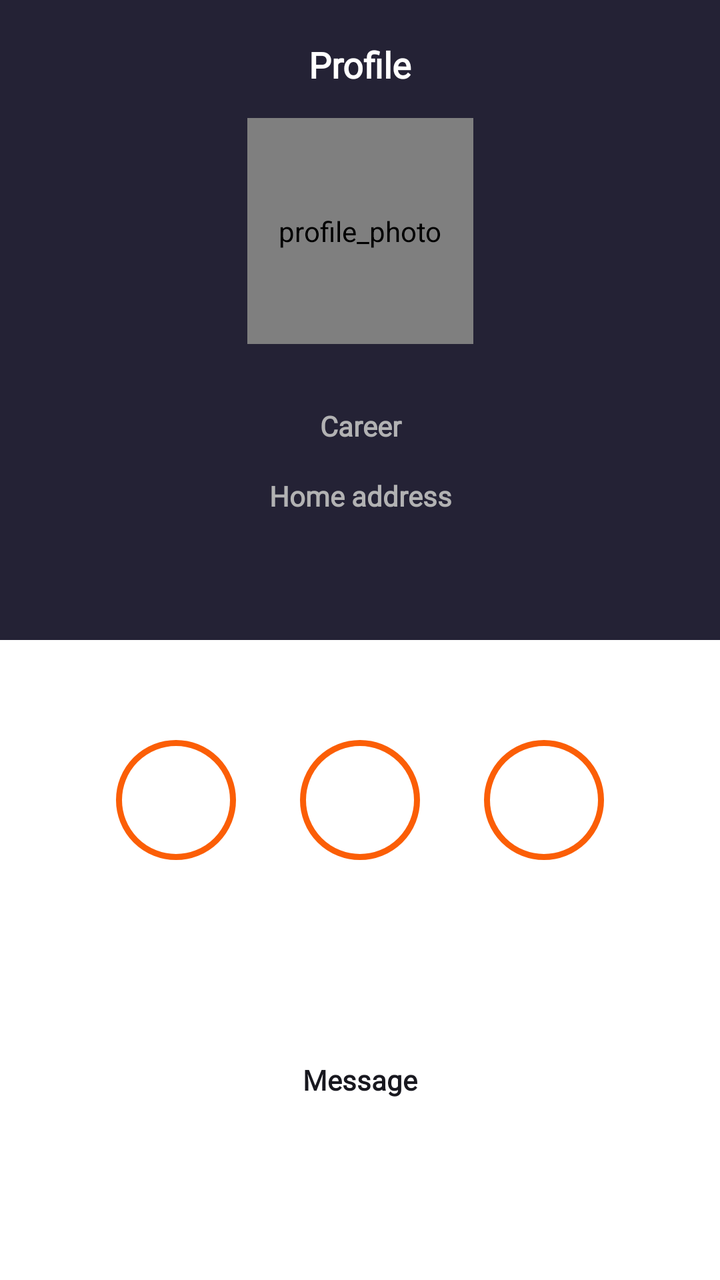
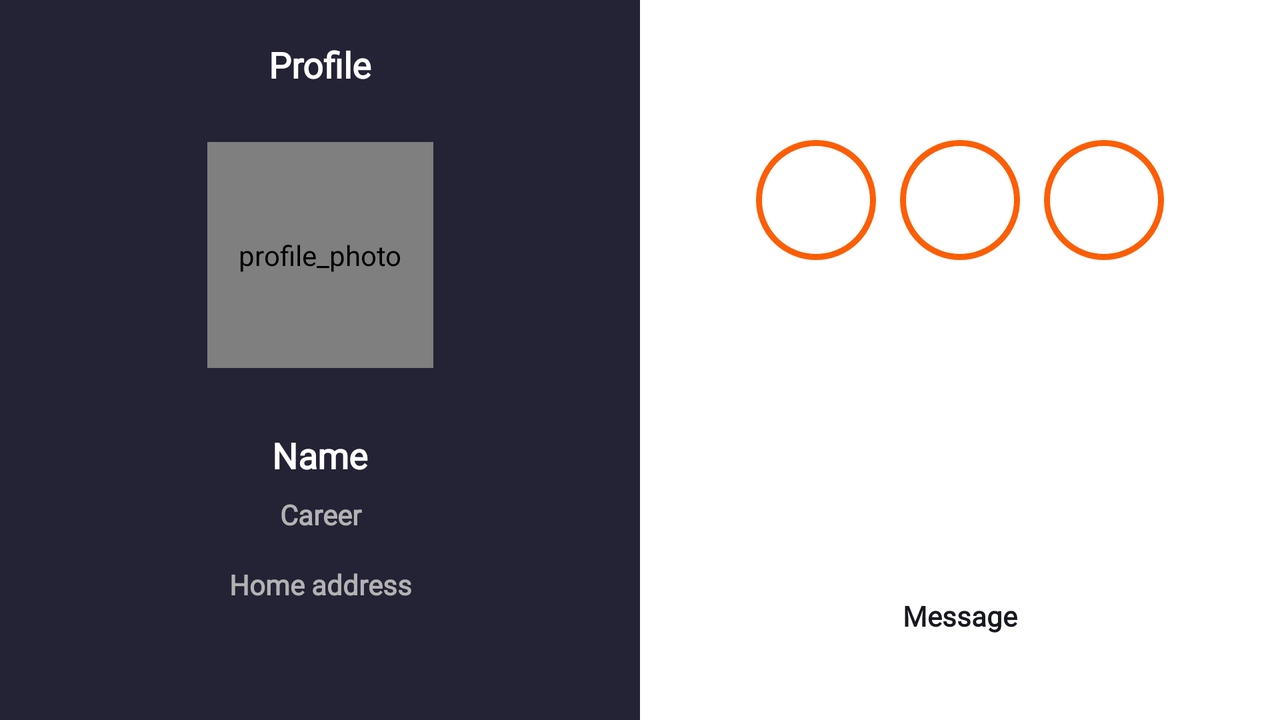

The same Android screen from two of the app's own layout files: first res/layout/ as a phone draws it, then the repository's variant for another configuration, drawn on a device whose configuration selects that folder. Both files follow.
<!-- AndroidManifest.xml: application theme Theme.AndroidCourseShpp -->
<!-- res/layout/fragment_detailview_notification.xml -->
<androidx.constraintlayout.widget.ConstraintLayout xmlns:android="http://schemas.android.com/apk/res/android"
    xmlns:app="http://schemas.android.com/apk/res-auto"
    xmlns:tools="http://schemas.android.com/tools"
    android:id="@+id/detailViewNotification"
    android:layout_width="match_parent"
    android:layout_height="match_parent"
    tools:context="com.example.androidcourseshpp.ui.screens.main.contactdetailsnotif.ContactDetailsNotificationFragment">

    <androidx.appcompat.widget.AppCompatTextView
        android:id="@+id/textViewTopPartOfScreen"
        android:layout_width="match_parent"
        android:layout_height="0dp"
        android:background="@color/detail_view_top_view_color"
        app:layout_constraintBottom_toBottomOf="@id/GuideLineMiddleHor"
        app:layout_constraintTop_toTopOf="parent">

    </androidx.appcompat.widget.AppCompatTextView>

    <androidx.appcompat.widget.AppCompatTextView
        android:id="@+id/textViewWhitePartOfScreen"
        android:layout_width="match_parent"
        android:layout_height="0dp"
        android:background="@color/detail_view_bottom_view_color"
        app:layout_constraintBottom_toBottomOf="parent"
        app:layout_constraintTop_toBottomOf="@id/GuideLineMiddleHor" />

    <androidx.constraintlayout.widget.Guideline
        android:id="@+id/GuideLineMiddleHor"
        android:layout_width="wrap_content"
        android:layout_height="wrap_content"
        android:orientation="horizontal"
        app:layout_constraintGuide_percent="0.5" />

    <androidx.appcompat.widget.AppCompatTextView
        android:layout_width="match_parent"
        android:layout_height="wrap_content"
        android:layout_marginTop="@dimen/profile_label_margin_top"
        android:fontFamily="@font/open_sans"
        android:gravity="center_horizontal"
        android:text="@string/profile_label"
        android:textColor="@color/profile_label_text_color"
        android:textSize="@dimen/big_text_size"
        android:textStyle="bold"
        app:layout_constraintTop_toTopOf="parent" />

    <de.hdodenhof.circleimageview.CircleImageView
        android:id="@+id/circleImageViewProfilePhoto"
        android:layout_width="@dimen/profile_photo_size"
        android:layout_height="@dimen/profile_photo_size"
        android:layout_marginTop="@dimen/profile_photo_margin_top"
        android:layout_marginBottom="@dimen/profile_photo_margin_bottom"
        android:contentDescription="@string/profile_photo"
        android:src="@drawable/profile_mockup"
        app:layout_constraintBottom_toBottomOf="@id/GuideLineMiddleHor"
        app:layout_constraintEnd_toEndOf="parent"
        app:layout_constraintStart_toStartOf="@id/textViewWhitePartOfScreen"
        app:layout_constraintTop_toTopOf="@id/textViewTopPartOfScreen" />

    <androidx.appcompat.widget.AppCompatTextView
        android:id="@+id/textViewName"
        android:layout_width="match_parent"
        android:layout_height="wrap_content"
        android:layout_marginHorizontal="@dimen/name_margin_horizontal"
        android:layout_marginTop="@dimen/name_margin_top"
        android:layout_marginBottom="@dimen/name_margin_bottom"
        android:fontFamily="@font/open_sans"
        android:gravity="center"
        android:text="@string/name"
        android:textColor="@color/name_text_color"
        android:textSize="@dimen/big_text_size"
        android:textStyle="bold"
        app:layout_constraintBottom_toBottomOf="@id/textViewTopPartOfScreen"
        app:layout_constraintTop_toTopOf="parent" />

    <androidx.appcompat.widget.AppCompatTextView
        android:id="@+id/textViewCareer"
        android:layout_width="match_parent"
        android:layout_height="wrap_content"
        android:layout_marginHorizontal="@dimen/career_margin_horizontal"
        android:layout_marginTop="@dimen/career_margin_top"
        android:fontFamily="@font/open_sans"
        android:gravity="center"
        android:text="@string/career"
        android:textColor="@color/career_text_color"
        android:textSize="@dimen/small_text_size"
        android:textStyle="bold"
        app:layout_constraintTop_toBottomOf="@id/textViewName" />


    <androidx.appcompat.widget.AppCompatTextView
        android:id="@+id/textViewHomeAddress"
        android:layout_width="match_parent"
        android:layout_height="wrap_content"
        android:layout_marginHorizontal="@dimen/home_address_margin_horizontal"
        android:layout_marginTop="@dimen/home_address_margin_top"
        android:fontFamily="@font/open_sans"
        android:gravity="center_horizontal"
        android:text="@string/home_address"
        android:textColor="@color/home_address_text_color"
        android:textSize="@dimen/small_text_size"
        android:textStyle="bold"
        app:layout_constraintTop_toBottomOf="@id/textViewCareer" />

    <androidx.appcompat.widget.AppCompatImageButton
        android:id="@+id/imageButtonFacebook"
        style="@style/social_network_style"
        android:layout_marginStart="@dimen/social_network_side_margin"
        android:contentDescription="@string/facebook_button"
        android:src="@drawable/ic_facebook"
        app:layout_constraintBottom_toBottomOf="@id/textViewWhitePartOfScreen"
        app:layout_constraintStart_toStartOf="@id/textViewWhitePartOfScreen"
        app:layout_constraintTop_toTopOf="@id/textViewWhitePartOfScreen" />

    <androidx.appcompat.widget.AppCompatImageButton
        android:id="@+id/imageButtonLinkedIn"
        style="@style/social_network_style"
        android:contentDescription="@string/linkedin_button"
        android:src="@drawable/ic_linkedin"
        app:layout_constraintBottom_toBottomOf="@id/textViewWhitePartOfScreen"
        app:layout_constraintEnd_toEndOf="parent"
        app:layout_constraintStart_toStartOf="parent"
        app:layout_constraintTop_toTopOf="@id/textViewWhitePartOfScreen" />

    <androidx.appcompat.widget.AppCompatImageButton
        android:id="@+id/imageButtonInstagram"
        style="@style/social_network_style"
        android:layout_marginEnd="@dimen/social_network_side_margin"
        android:contentDescription="@string/instagram_button"
        android:src="@drawable/ic_inst"
        app:layout_constraintBottom_toBottomOf="@id/textViewWhitePartOfScreen"
        app:layout_constraintEnd_toEndOf="@id/textViewWhitePartOfScreen"
        app:layout_constraintTop_toTopOf="@id/textViewWhitePartOfScreen" />

    <androidx.appcompat.widget.AppCompatImageButton
        android:id="@+id/imageButtonArrowBack"
        android:layout_width="wrap_content"
        android:layout_height="wrap_content"
        android:layout_marginStart="@dimen/detail_view_arrow_back_margin_start"
        android:layout_marginTop="@dimen/detail_view_arrow_back_margin_top"
        android:background="@color/contacts_bar_color"
        android:contentDescription="@string/arrow_back_imagebutton"
        android:src="@drawable/ic_arrow_back"
        app:layout_constraintStart_toStartOf="parent"
        app:layout_constraintTop_toTopOf="parent" />

    <androidx.appcompat.widget.AppCompatButton
        android:id="@+id/buttonMessage"
        android:layout_width="match_parent"
        android:layout_height="@dimen/edit_profile_bt_h"
        android:layout_marginHorizontal="@dimen/main_margin_side"
        android:layout_marginBottom="@dimen/bt_margin_bottom"
        android:background="@drawable/message_outline_background"
        android:fontFamily="@font/open_sans"
        android:text="@string/message_bt_text"
        android:textAllCaps="false"
        android:textColor="@color/outlined_message_button_text_color"
        android:textSize="@dimen/small_text_size"
        android:textStyle="bold"
        app:backgroundTint="@null"
        app:layout_constraintBottom_toTopOf="@id/buttonMainAction" />

    <androidx.appcompat.widget.AppCompatButton
        android:id="@+id/buttonMainAction"
        android:layout_width="match_parent"
        android:layout_height="@dimen/view_my_contacts_bt_h"
        android:layout_marginHorizontal="@dimen/main_margin_side"
        android:layout_marginBottom="@dimen/bt_margin_bottom"
        android:background="@drawable/main_action_background"
        android:fontFamily="@font/open_sans"
        android:letterSpacing="0.15"
        android:text="@string/add_to_my_contacts"
        android:textColor="@color/main_action_button_text_color"
        android:textSize="@dimen/middle_text_size"
        android:textStyle="bold"
        app:backgroundTint="@null"
        app:layout_constraintBottom_toBottomOf="parent" />

</androidx.constraintlayout.widget.ConstraintLayout>
<!-- resources referenced by this layout -->
<resources>
  <color name="career_text_color">@color/log_out_border_and_text_color</color>
  <color name="contacts_bar_color">#242235</color>
  <color name="detail_view_bottom_view_color">@color/bottom_view_color</color>
  <color name="detail_view_top_view_color">@color/top_view_color</color>
  <color name="home_address_text_color">@color/log_out_border_and_text_color</color>
  <color name="main_action_button_text_color">#FFFFFFFF</color>
  <color name="name_text_color">@color/bottom_view_color</color>
  <color name="outlined_message_button_text_color">@color/edit_profile_text_color</color>
  <color name="profile_label_text_color">#FFFFFFFF</color>
  <dimen name="big_text_size">18sp</dimen>
  <dimen name="bt_margin_bottom">16dp</dimen>
  <dimen name="career_margin_horizontal">@dimen/name_margin_horizontal</dimen>
  <dimen name="career_margin_top">8dp</dimen>
  <dimen name="detail_view_arrow_back_margin_start">21dp</dimen>
  <dimen name="detail_view_arrow_back_margin_top">24dp</dimen>
  <dimen name="edit_profile_bt_h">40dp</dimen>
  <dimen name="home_address_margin_horizontal">83dp</dimen>
  <dimen name="home_address_margin_top">16dp</dimen>
  <dimen name="main_margin_side">16dp</dimen>
  <dimen name="middle_text_size">16sp</dimen>
  <dimen name="name_margin_bottom">113dp</dimen>
  <dimen name="name_margin_horizontal">124dp</dimen>
  <dimen name="name_margin_top">208dp</dimen>
  <dimen name="profile_label_margin_top">20dp</dimen>
  <dimen name="profile_photo_margin_bottom">160dp</dimen>
  <dimen name="profile_photo_margin_top">71dp</dimen>
  <dimen name="profile_photo_size">113dp</dimen>
  <dimen name="small_text_size">14sp</dimen>
  <dimen name="social_network_side_margin">58dp</dimen>
  <string name="add_to_my_contacts">ADD TO MY CONTACTS</string>
  <string name="arrow_back_imagebutton">arrow_back_ImageButton</string>
  <string name="career">Career</string>
  <string name="facebook_button">facebook_button</string>
  <string name="home_address">Home address</string>
  <string name="instagram_button">instagram_button</string>
  <string name="linkedin_button">linkedin_button</string>
  <string name="message_bt_text">Message</string>
  <string name="name">Name</string>
  <string name="profile_label">Profile</string>
  <string name="profile_photo">profile_photo</string>
  <style name="social_network_style">
          <item name="android:layout_width">@dimen/social_network_bt_wh</item>
          <item name="android:layout_height">@dimen/social_network_bt_wh</item>
          <item name="android:layout_marginTop">@dimen/social_network_margin_top</item>
          <item name="android:layout_marginBottom">@dimen/social_network_margin_bottom</item>
          <item name="android:background">@drawable/social_networks_background</item>
      </style>
  <style name="Theme.AndroidCourseShpp" parent="Base.Theme.AndroidCourseShpp" />
  <color name="log_out_border_and_text_color">#B2B2B3</color>
  <color name="bottom_view_color">#FFFFFFFF</color>
  <color name="top_view_color">#242235</color>
  <color name="edit_profile_text_color">#18181F</color>
  <dimen name="social_network_bt_wh">60dp</dimen>
  <dimen name="social_network_margin_top">62dp</dimen>
  <dimen name="social_network_margin_bottom">222dp</dimen>
  <!-- drawable social_networks_background (drawable) -->
  <?xml version="1.0" encoding="utf-8"?>
  <shape xmlns:android="http://schemas.android.com/apk/res/android"
      android:shape="oval">
      <solid android:color="@android:color/transparent"/>
      <stroke android:width="@dimen/stroke_3" android:color="@color/social_networks_border_color"/>
  
  </shape>
  <style name="Base.Theme.AndroidCourseShpp" parent="Theme.Material3.DayNight.NoActionBar">
          
           <item name="colorPrimary">@color/custom_primary_color</item>
      </style>
  <dimen name="stroke_3">3dp</dimen>
  <color name="social_networks_border_color">@color/view_my_contacts_color</color>
  <color name="custom_primary_color">#FB5E06</color>
  <color name="view_my_contacts_color">#FB5E06</color>
  <!-- some entries are left out for length -->
</resources>
<!-- res/layout-land/fragment_detailview_notification.xml (the repository's variant of the layout above) -->
<!-- drawn on the phone turned sideways -->
<?xml version="1.0" encoding="utf-8"?>
<androidx.constraintlayout.widget.ConstraintLayout xmlns:android="http://schemas.android.com/apk/res/android"
    xmlns:app="http://schemas.android.com/apk/res-auto"
    xmlns:tools="http://schemas.android.com/tools"
    android:id="@+id/detailViewNotification"
    android:layout_width="match_parent"
    android:layout_height="match_parent"
    tools:context="com.example.androidcourseshpp.ui.screens.main.contactdetailsnotif.ContactDetailsNotificationFragment">

    <androidx.appcompat.widget.AppCompatTextView
        android:id="@+id/textViewTopPartOfScreen"
        android:layout_width="0dp"
        android:layout_height="match_parent"
        android:background="@color/detail_view_top_view_color"
        app:layout_constraintEnd_toStartOf="@id/GuideLineMiddleVer"
        app:layout_constraintStart_toStartOf="parent"
        app:layout_constraintTop_toTopOf="parent" />

    <androidx.appcompat.widget.AppCompatTextView
        android:id="@+id/textViewWhitePartOfScreen"
        android:layout_width="0dp"
        android:layout_height="match_parent"
        android:background="@color/detail_view_bottom_view_color"
        app:layout_constraintBottom_toBottomOf="parent"
        app:layout_constraintEnd_toEndOf="parent"
        app:layout_constraintStart_toStartOf="@id/GuideLineMiddleVer" />

    <androidx.constraintlayout.widget.Guideline
        android:id="@+id/GuideLineMiddleVer"
        android:layout_width="wrap_content"
        android:layout_height="wrap_content"
        android:orientation="vertical"
        app:layout_constraintGuide_percent="0.5" />

    <androidx.appcompat.widget.AppCompatTextView
        android:layout_width="0dp"
        android:layout_height="wrap_content"
        android:layout_marginTop="@dimen/profile_label_margin_top"
        android:fontFamily="@font/open_sans"
        android:gravity="center_horizontal"
        android:text="@string/profile_label"
        android:textColor="@color/profile_label_text_color"
        android:textSize="@dimen/big_text_size"
        android:textStyle="bold"
        app:layout_constraintEnd_toEndOf="@id/GuideLineMiddleVer"
        app:layout_constraintStart_toStartOf="parent"
        app:layout_constraintTop_toTopOf="parent" />

    <de.hdodenhof.circleimageview.CircleImageView
        android:id="@+id/circleImageViewProfilePhoto"
        android:layout_width="@dimen/profile_photo_size"
        android:layout_height="@dimen/profile_photo_size"
        android:layout_marginTop="@dimen/profile_photo_margin_top"
        android:layout_marginBottom="@dimen/profile_photo_margin_bottom"
        android:contentDescription="@string/profile_photo"
        android:src="@drawable/profile_mockup"
        app:layout_constraintBottom_toBottomOf="@id/GuideLineMiddleVer"
        app:layout_constraintEnd_toEndOf="@id/textViewTopPartOfScreen"
        app:layout_constraintStart_toStartOf="@id/textViewTopPartOfScreen"
        app:layout_constraintTop_toTopOf="@id/textViewTopPartOfScreen" />

    <androidx.appcompat.widget.AppCompatTextView
        android:id="@+id/textViewName"
        android:layout_width="0dp"
        android:layout_height="wrap_content"
        android:layout_marginHorizontal="@dimen/name_margin_horizontal"
        android:layout_marginTop="@dimen/name_margin_top"
        android:layout_marginBottom="@dimen/name_margin_bottom"
        android:fontFamily="@font/open_sans"
        android:gravity="center"
        android:text="@string/name"
        android:textColor="@color/name_text_color"
        android:textSize="@dimen/big_text_size"
        android:textStyle="bold"
        app:layout_constraintBottom_toBottomOf="parent"
        app:layout_constraintEnd_toEndOf="@id/GuideLineMiddleVer"
        app:layout_constraintStart_toStartOf="parent"
        app:layout_constraintTop_toTopOf="parent" />

    <androidx.appcompat.widget.AppCompatTextView
        android:id="@+id/textViewCareer"
        android:layout_width="0dp"
        android:layout_height="wrap_content"
        android:layout_marginHorizontal="@dimen/career_margin_horizontal"
        android:layout_marginTop="@dimen/career_margin_top"
        android:fontFamily="@font/open_sans"
        android:gravity="center"
        android:text="@string/career"
        android:textColor="@color/career_text_color"
        android:textSize="@dimen/small_text_size"
        android:textStyle="bold"
        app:layout_constraintEnd_toEndOf="@id/GuideLineMiddleVer"
        app:layout_constraintStart_toStartOf="parent"
        app:layout_constraintTop_toBottomOf="@id/textViewName" />


    <androidx.appcompat.widget.AppCompatTextView
        android:id="@+id/textViewHomeAddress"
        android:layout_width="0dp"
        android:layout_height="wrap_content"
        android:layout_marginHorizontal="@dimen/home_address_margin_horizontal"
        android:layout_marginTop="@dimen/home_address_margin_top"
        android:fontFamily="@font/open_sans"
        android:text="@string/home_address"
        android:textAlignment="center"
        android:textColor="@color/home_address_text_color"
        android:textSize="@dimen/small_text_size"
        android:textStyle="bold"
        app:layout_constraintEnd_toStartOf="@id/textViewWhitePartOfScreen"
        app:layout_constraintStart_toStartOf="@id/textViewTopPartOfScreen"
        app:layout_constraintTop_toBottomOf="@id/textViewCareer" />

    <androidx.appcompat.widget.AppCompatImageButton
        android:id="@+id/imageButtonFacebook"
        style="@style/social_network_style"
        android:layout_marginStart="@dimen/social_network_side_margin"
        android:contentDescription="@string/facebook_button"
        android:src="@drawable/ic_facebook"
        app:layout_constraintBottom_toBottomOf="@id/textViewWhitePartOfScreen"
        app:layout_constraintStart_toStartOf="@id/textViewWhitePartOfScreen"
        app:layout_constraintTop_toTopOf="@id/textViewWhitePartOfScreen" />

    <androidx.appcompat.widget.AppCompatImageButton
        android:id="@+id/imageButtonLinkedIn"
        style="@style/social_network_style"
        android:contentDescription="@string/linkedin_button"
        android:src="@drawable/ic_linkedin"
        app:layout_constraintBottom_toBottomOf="@id/textViewWhitePartOfScreen"
        app:layout_constraintEnd_toEndOf="parent"
        app:layout_constraintStart_toStartOf="@id/textViewWhitePartOfScreen"
        app:layout_constraintTop_toTopOf="@id/textViewWhitePartOfScreen" />

    <androidx.appcompat.widget.AppCompatImageButton
        android:id="@+id/imageButtonInstagram"
        style="@style/social_network_style"
        android:layout_marginEnd="@dimen/social_network_side_margin"
        android:contentDescription="@string/instagram_button"
        android:src="@drawable/ic_inst"
        app:layout_constraintBottom_toBottomOf="@id/textViewWhitePartOfScreen"
        app:layout_constraintEnd_toEndOf="@id/textViewWhitePartOfScreen"
        app:layout_constraintTop_toTopOf="@id/textViewWhitePartOfScreen" />

    <androidx.appcompat.widget.AppCompatButton
        android:id="@+id/buttonMessage"
        android:layout_width="0dp"
        android:layout_height="@dimen/edit_profile_bt_h"
        android:layout_marginHorizontal="@dimen/main_margin_side"
        android:layout_marginBottom="@dimen/bt_margin_bottom"
        android:background="@drawable/message_outline_background"
        android:fontFamily="@font/open_sans"
        android:text="@string/message_bt_text"
        android:textAllCaps="false"
        android:textColor="@color/outlined_message_button_text_color"
        android:textSize="@dimen/small_text_size"
        android:textStyle="bold"
        app:backgroundTint="@null"
        app:layout_constraintBottom_toTopOf="@id/buttonMainAction"
        app:layout_constraintEnd_toEndOf="parent"
        app:layout_constraintStart_toStartOf="@id/GuideLineMiddleVer" />

    <androidx.appcompat.widget.AppCompatButton
        android:id="@+id/buttonMainAction"
        android:layout_width="0dp"
        android:layout_height="@dimen/view_my_contacts_bt_h"
        android:layout_marginHorizontal="@dimen/main_margin_side"
        android:layout_marginBottom="@dimen/bt_margin_bottom"
        android:background="@drawable/main_action_background"
        android:fontFamily="@font/open_sans"
        android:letterSpacing="0.15"
        android:text="@string/add_to_my_contacts"
        android:textColor="@color/main_action_button_text_color"
        android:textSize="@dimen/middle_text_size"
        android:textStyle="bold"
        app:backgroundTint="@null"
        app:layout_constraintBottom_toBottomOf="parent"
        app:layout_constraintEnd_toEndOf="@id/textViewWhitePartOfScreen"
        app:layout_constraintStart_toStartOf="@id/textViewWhitePartOfScreen" />

    <androidx.appcompat.widget.AppCompatImageButton
        android:id="@+id/imageButtonArrowBack"
        android:layout_width="wrap_content"
        android:layout_height="wrap_content"
        android:layout_marginStart="@dimen/detail_view_arrow_back_margin_start"
        android:layout_marginTop="@dimen/detail_view_arrow_back_margin_top"
        android:background="@color/contacts_bar_color"
        android:contentDescription="@string/arrow_back_imagebutton"
        android:src="@drawable/ic_arrow_back"
        app:layout_constraintStart_toStartOf="parent"
        app:layout_constraintTop_toTopOf="parent" />

</androidx.constraintlayout.widget.ConstraintLayout>
